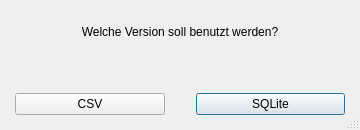
<?xml version="1.0" encoding="UTF-8"?>
<ui version="4.0">
 <class>ModeChooseDialog</class>
 <widget class="QDialog" name="ModeChooseDialog">
  <property name="geometry">
   <rect>
    <x>0</x>
    <y>0</y>
    <width>360</width>
    <height>130</height>
   </rect>
  </property>
  <property name="windowTitle">
   <string>Addressbook - Modus wählen</string>
  </property>
  <property name="sizeGripEnabled">
   <bool>true</bool>
  </property>
  <layout class="QVBoxLayout" name="verticalLayout">
   <property name="leftMargin">
    <number>15</number>
   </property>
   <property name="topMargin">
    <number>25</number>
   </property>
   <property name="rightMargin">
    <number>15</number>
   </property>
   <property name="bottomMargin">
    <number>15</number>
   </property>
   <item>
    <widget class="QLabel" name="label_mode_choose">
     <property name="text">
      <string>Welche Version soll benutzt werden?</string>
     </property>
     <property name="alignment">
      <set>Qt::AlignmentFlag::AlignCenter</set>
     </property>
    </widget>
   </item>
   <item>
    <spacer name="verticalSpacer">
     <property name="orientation">
      <enum>Qt::Orientation::Vertical</enum>
     </property>
     <property name="sizeHint" stdset="0">
      <size>
       <width>20</width>
       <height>40</height>
      </size>
     </property>
    </spacer>
   </item>
   <item>
    <layout class="QHBoxLayout" name="mode_choose_button_layout">
     <item>
      <widget class="QPushButton" name="button_choose_csv">
       <property name="text">
        <string>CSV</string>
       </property>
       <property name="autoDefault">
        <bool>false</bool>
       </property>
       <property name="flat">
        <bool>false</bool>
       </property>
      </widget>
     </item>
     <item>
      <spacer name="horizontalSpacer">
       <property name="orientation">
        <enum>Qt::Orientation::Horizontal</enum>
       </property>
       <property name="sizeType">
        <enum>QSizePolicy::Policy::Maximum</enum>
       </property>
       <property name="sizeHint" stdset="0">
        <size>
         <width>25</width>
         <height>14</height>
        </size>
       </property>
      </spacer>
     </item>
     <item>
      <widget class="QPushButton" name="button_choose_sql">
       <property name="text">
        <string>SQLite</string>
       </property>
       <property name="default">
        <bool>true</bool>
       </property>
      </widget>
     </item>
    </layout>
   </item>
  </layout>
 </widget>
 <resources/>
 <connections/>
</ui>
